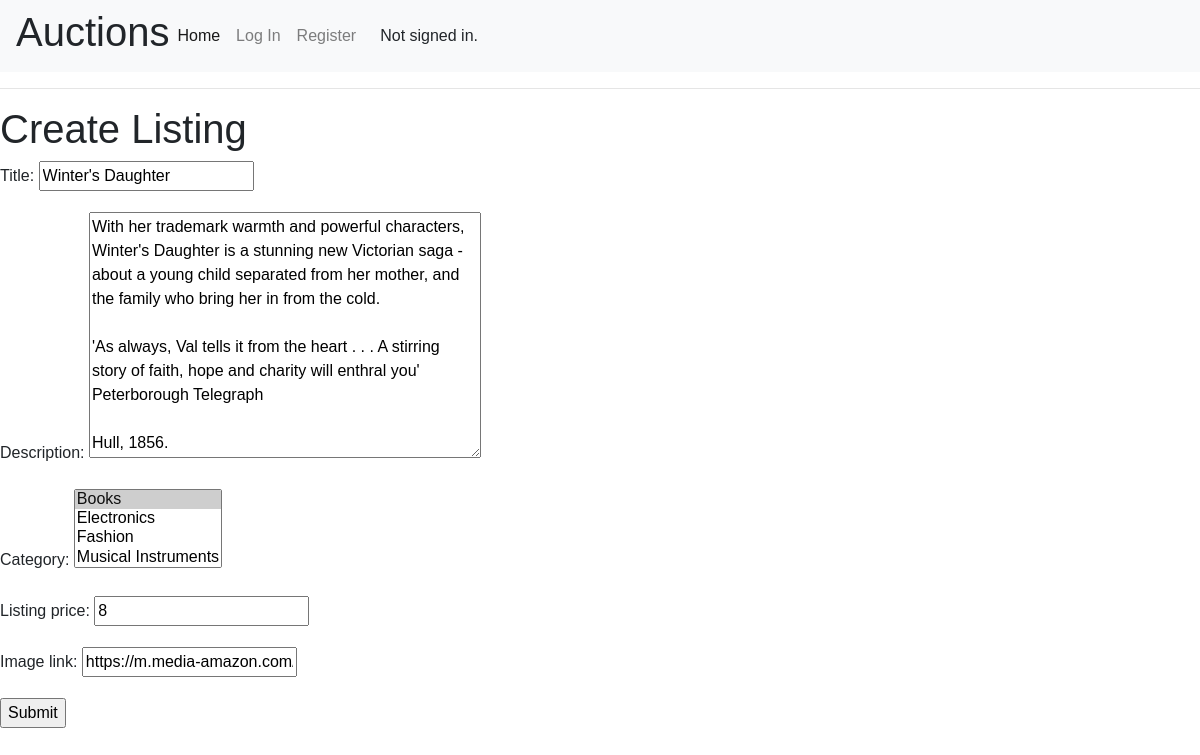
The page /update-listing/68a0c573-7c81-485a-b08e-f1b5146dceb7/ on the database as committed earlier.
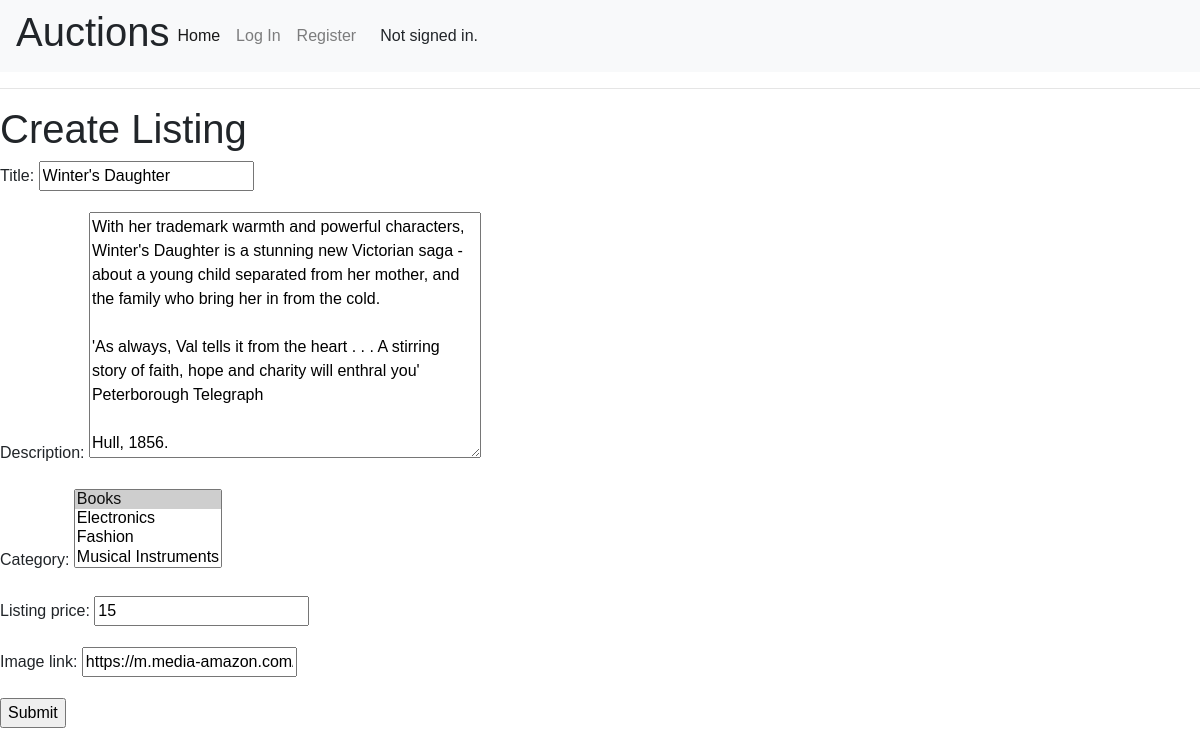
The same page on the database as committed later.
### auctions/models.py (models this page shows, shortened)
class Listing(models.Model):
    title = models.CharField(max_length=200, null=True, blank=True)
    description = models.TextField(null=True, blank=True)
    category = models.ManyToManyField('Categories', blank=True)
    watchlist = models.ManyToManyField('User', blank=True, related_name="watchlist")
    listing_price = models.IntegerField(default=0, null=True, blank=True)
    image_link = models.CharField(max_length=2000)
    is_available = models.BooleanField(default=True)
    bid_amount = models.IntegerField(default=0, null=True, blank=True)
    user = models.ForeignKey(User, on_delete=models.CASCADE, blank=True, null=True, related_name="user")
    date = models.DateTimeField(auto_now_add=True)
    id = models.UUIDField(default=uuid.uuid4, unique=True, primary_key=True, editable=False)

class Categories(models.Model):
    title = models.CharField(max_length=200)
    id = models.UUIDField(default=uuid.uuid4, unique=True, primary_key=True, editable=False)
    def __str__(self):
        return self.title

### auctions/views.py (the view)
# urls.py: path('update-listing/<str:pk>/', views.updateListing, name="update-listing"),
def updateListing(request, pk):
    listing = Listing.objects.get(id=pk)
    form = ListingForm(instance=listing)
    if request.method == 'POST':
        form = ListingForm(request.POST, instance=listing)
        if form.is_valid():
            form.save()
            return redirect('index')
    context = {'form': form}
    return render(request, 'auctions/listing_form.html', context)

### auctions/forms.py
class ListingForm(ModelForm):
    class Meta:
        model = Listing
        fields = ['title', 'description', 'category', 'listing_price', 'image_link']

### auctions/templates/auctions/listing_form.html (shortened to what this page needs)
{% extends "auctions/layout.html" %}
{% block body %}
<h1>Create Listing</h1>
<form action="" method="POST">
    {{form.as_p}}
    <input type="submit">
</form>
{% endblock body %}

### auctions/templates/auctions/layout.html (shortened to what this page needs)
<!DOCTYPE html>
{% load static %}
<html lang="en">
    <head>
        <link rel="stylesheet" href="https://stackpath.bootstrapcdn.com/bootstrap/4.4.1/css/bootstrap.min.css">
        <link rel="stylesheet" href="{% static 'auctions/styles.css' %}">
    </head>
    <body>
        <nav class="navbar navbar-expand-lg navbar-light bg-light">
            <h1>Auctions</h1>
            <div class="collapse navbar-collapse" id="navbarNavDropdown">
              <ul class="navbar-nav">
                <li class="nav-item active">
                  <a class="nav-link" href="{% url 'index' %}">Home <span class="sr-only">(current)</span></a>
                </li>
                {% if user.is_authenticated %}
                <li class="nav-item">
                    <a class="nav-link" href="{% url 'create_listing' %}">Create Listing</a>
                </li>
                <li class="nav-item">
                  <a class="nav-link" href="{% url 'my_listings' %}">My Listings</a>
              </li>
              <li class="nav-item">
                <a class="nav-link" href="{% url 'my_watchlist' %}">Watchlist</a>
            </li>
                <li class="nav-item">
                    <a class="nav-link" href="{% url 'logout' %}">Log Out</a>
                </li>
            {% else %}
                <li class="nav-item">
                    <a class="nav-link" href="{% url 'login' %}">Log In</a>
                </li>
                <li class="nav-item">
                    <a class="nav-link" href="{% url 'register' %}">Register</a>
                </li>
            {% endif %}
              </ul>
              <div class="ml-3">
                {% if user.is_authenticated %}
                    Signed in as <strong>{{ user.username }}</strong>.
                {% else %}
                    Not signed in.
                {% endif %}
            </div>
            </div>
          </nav>
        <hr>
        {% block body %}
        {% endblock %}
    </body>
</html>

### auctions/static/auctions/styles.css (style rules this page uses)
body { margin: 0; font-family: Arial, sans-serif; }

Rows that differ between the two databases and show on the page:
changed Listing "https://m.media-amazon.com/images/I/517Zjae8vxL._SX317_BO1,204,203,200_.jpg": listing_price "8" → "15"
